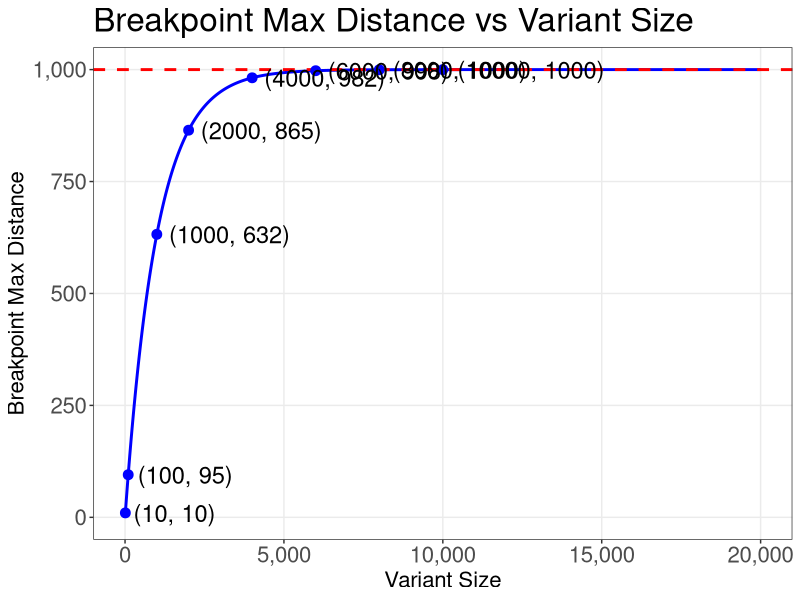
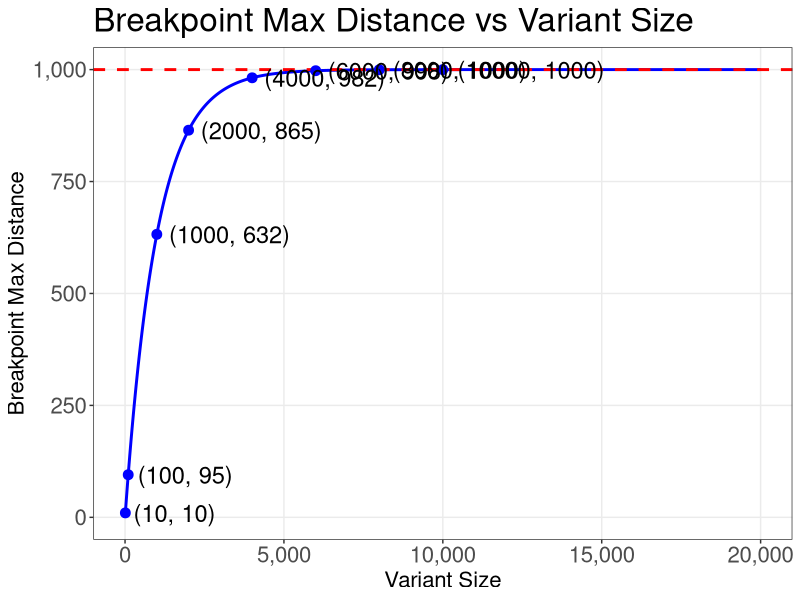

The R script that drew these images, in order:
library(ggplot2)
library(scales)


OUTPUT.PDF <- "/Users/leework/Documents/Research/projects/project_exacto/exacto/misc/exacto_breakpoint_max_distance_plot.pdf"
max.distance <- 1000
tau <- 1000
variant.size <- seq(0, 20000, by = 1)
y <- max.distance * (1 - exp(-variant.size / tau))
data <- data.frame(variant.size = variant.size, distance = y)

x.values <- c(10, 100, 1000, 2000, 4000, 6000, 8000, 10000)
y.values <- max.distance * (1 - exp(-x.values / tau))

annotations <- data.frame(x = x.values, y = y.values, label = sprintf("(%d, %.0f)", x.values, y.values))

p <- ggplot(data, aes(x = variant.size, y = distance)) +
  geom_line(color = "blue", size = 1) +
  labs(
    x = "Variant Size",
    y = "Breakpoint Max Distance",
    title = "Breakpoint Max Distance vs Variant Size"
  ) +
  scale_x_continuous(labels = comma) +
  scale_y_continuous(labels = comma) +
  geom_hline(yintercept = max.distance, linetype = "dashed", color = "red", size = 1) +
  geom_point(data = annotations, aes(x = x, y = y), color = "blue", size = 3) +
  geom_text(data = annotations, aes(x = x, y = y, label = label), color = "black", hjust = -0.1, size = 6) +
  theme_bw() +
  theme(
    panel.grid.minor = element_blank(),
    axis.title = element_text(size = 16),
    axis.text = element_text(size = 16),
    plot.title = element_text(size = 24)
  )

print(p)

ggsave(plot = p, filename = OUTPUT.PDF, width = 16, height = 9, dpi = 300)
